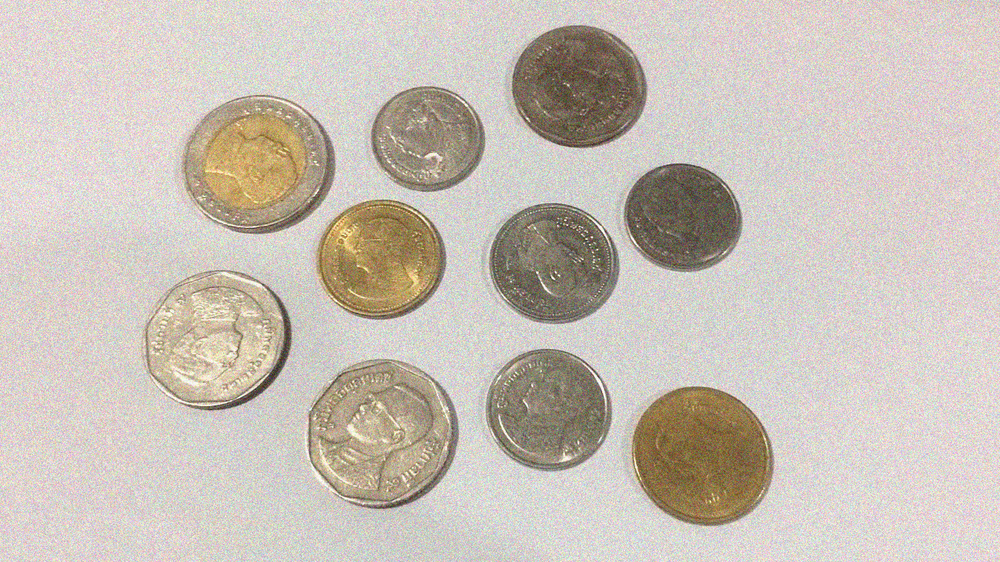
#> input picture 8_Python_&_OpenCV_Image_Processing/39.png, 1000 x 562 px, shrunk from 1366 x 768 before the run, found by its file name
$ python 41_OpenCV.py
#> lines starting #> are read from the running program, lines starting #| are printed output that depends on the picture; after the words box and inside, x2 and y2 are one past the last pixel; in counts of white or black regions, pixels touching at a corner belong together
import cv2
import matplotlib.pyplot as plt
import numpy as np

img = cv2.imread("Python/8_Python_&_OpenCV_Image_Processing/39.png",0)
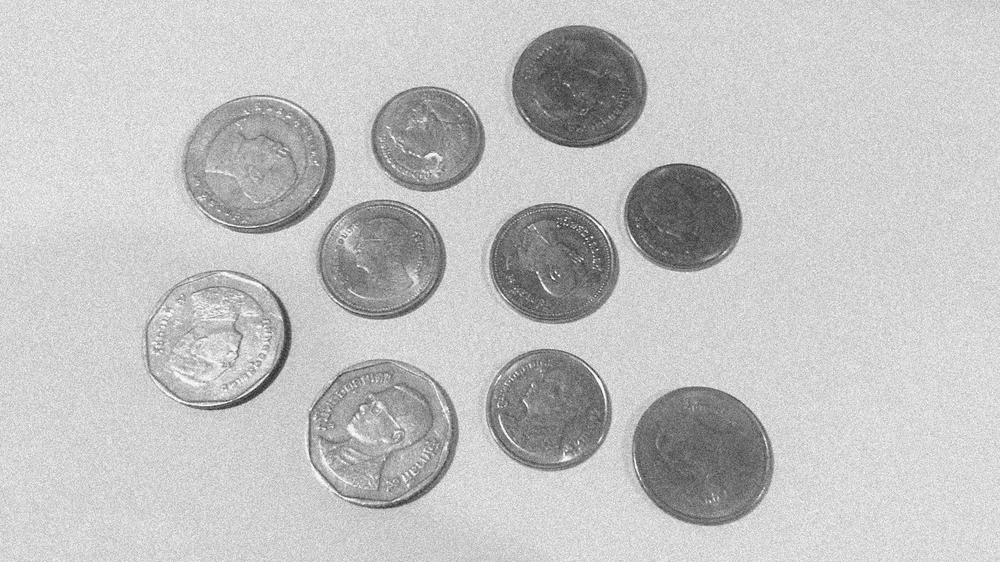
#> img: shape (562, 1000); min 37, max 255, mean 194

#thresh ค่าจุดแบ่ง                      #170 ค่าจุดแบ่ง 255ค่า Max
#THRESH_BINARY_INV ถ้าค่าสูงกว่าค่าจุดแบ่งจะเปลี่ยนเป็น 0 ที่เหลือเป็น 255 #33
thresh , result = cv2.threshold(img,170,255,cv2.THRESH_BINARY_INV)
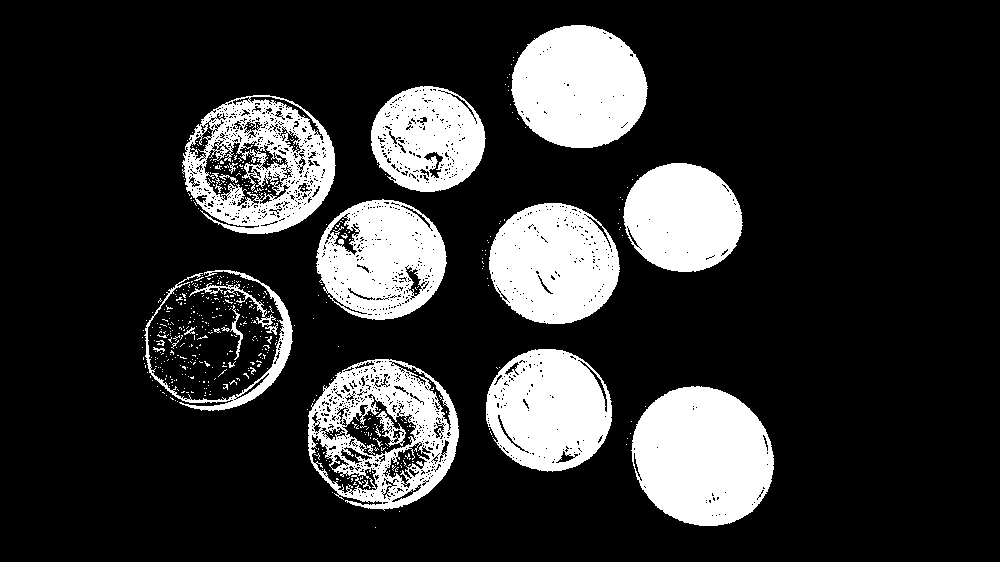
#> result: shape (562, 1000); 19.4% white; 563 white regions (536 under 20 px), largest, box (x1, y1, x2, y2) and area: (631, 386, 774, 526) 15435, (511, 25, 648, 148) 13053, (489, 203, 620, 324) 12009

#สร้างเลข 1 2*2
kernel = np.ones((2,2),np.uint8)

#39
#การขยายภาพ
dilation = cv2.dilate(result,kernel,iterations=5)#iterations ทำซ้ำหรือกรอง เช่น dilate ยิ่งเลขเยอะยิ่งขยายใหญ่
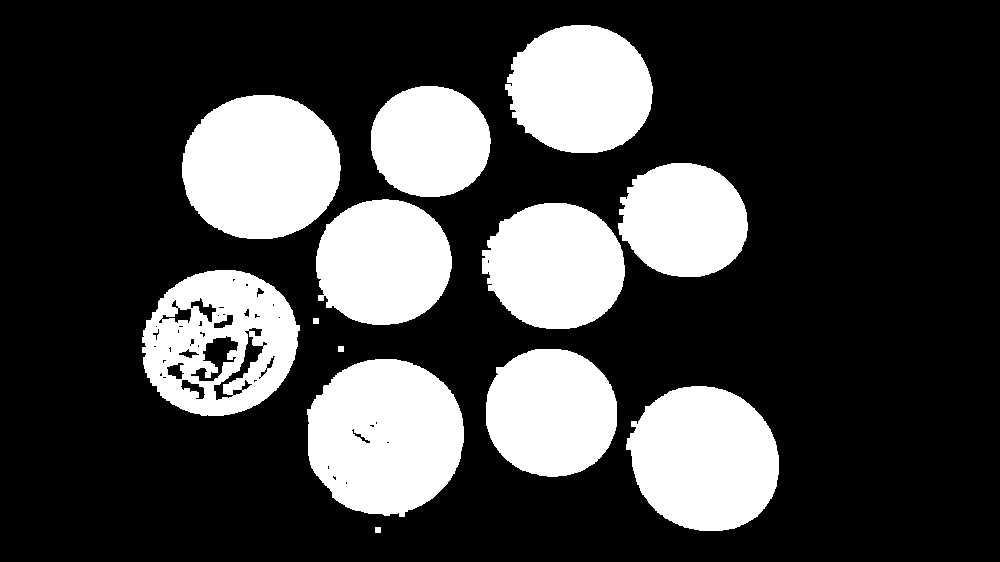
#> dilation: shape (562, 1000); 26.3% white; 13 white regions, largest, box (x1, y1, x2, y2) and area: (307, 359, 464, 517) 19345, (182, 95, 341, 239) 18136, (626, 386, 779, 531) 17143

#การกร่อนภาพ
erosion = cv2.erode(result,kernel,iterations=7)
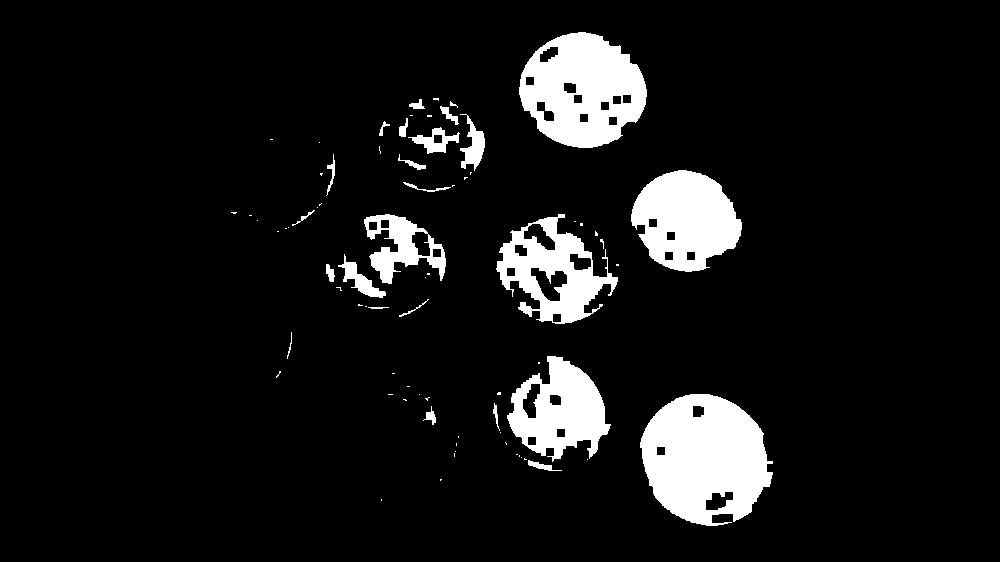
#> erosion: shape (562, 1000); 8.6% white; 75 white regions (50 under 20 px), largest, box (x1, y1, x2, y2) and area: (640, 394, 773, 526) 12515, (519, 32, 647, 148) 10138, (631, 170, 742, 272) 7814
#ทำงานร่วมกัน
#erosion = cv2.erode(dilation,kernel,iterations=7)


titles = ["ORIGINAL","THRESH","DILATION","EROSION"]
images = [img,result,dilation,erosion]

for i in range(len(images)):
    plt.subplot(2,2,i+1)
    plt.imshow(images[i],cmap="gray")
    plt.title(titles[i])
    plt.xticks([])
    plt.yticks([])
#> this loop made 4 passes

plt.show()

$ run again, with 8_Python_&_OpenCV_Image_Processing/18.png copied over 8_Python_&_OpenCV_Image_Processing/39.png
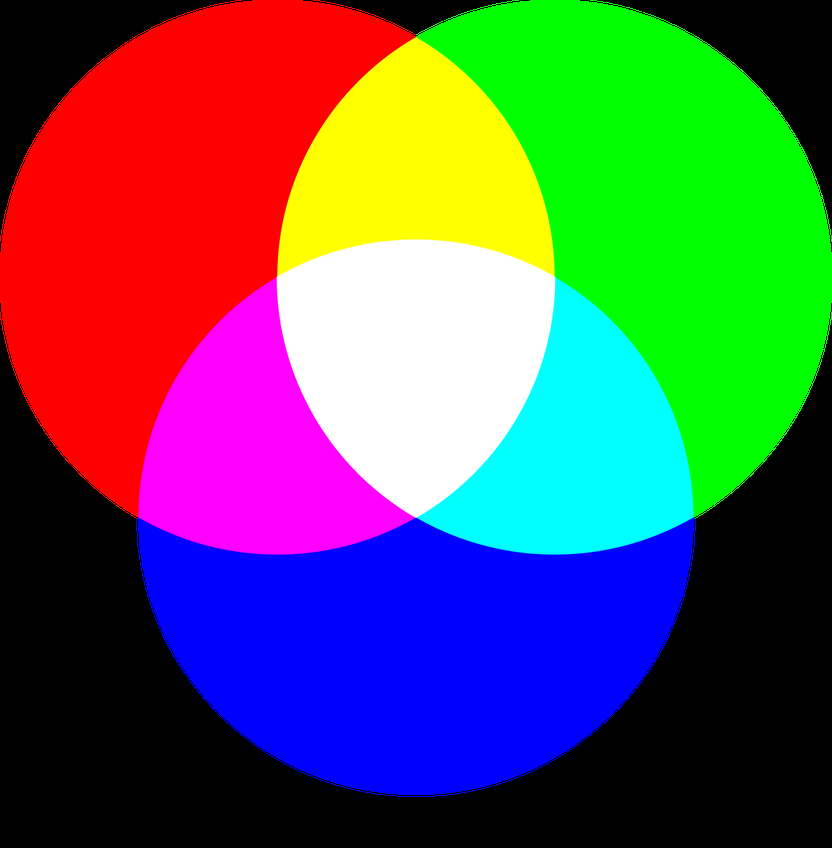
#> input picture 8_Python_&_OpenCV_Image_Processing/18.png, 832 x 848 px, shrunk from 2009 x 2048 before the run, found by its file name
#> `thresh , result = cv2.threshold(img,170,255,cv2.THRESH_BINARY_INV)`:
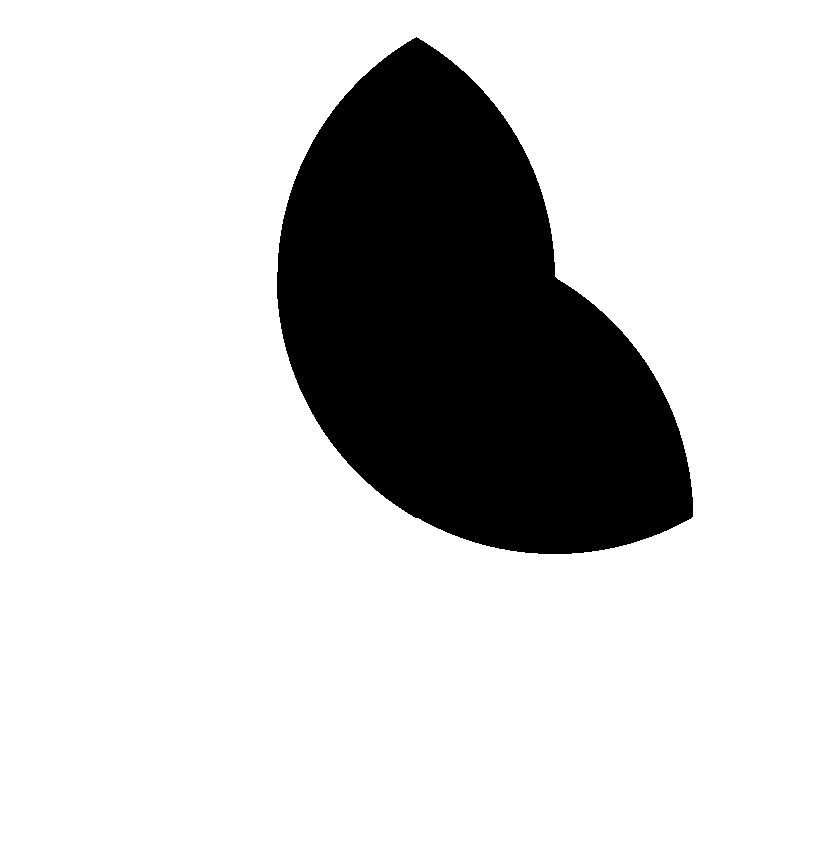
#> result: shape (848, 832); 80.9% white; 1 black region, box (x1, y1, x2, y2) and area: (277, 37, 693, 554) 134779
#> dilation: shape (848, 832); 81.6% white; 1 black region, box (x1, y1, x2, y2) and area: (282, 44, 693, 554) 130143
#> `erosion = cv2.erode(result,kernel,iterations=7)`:
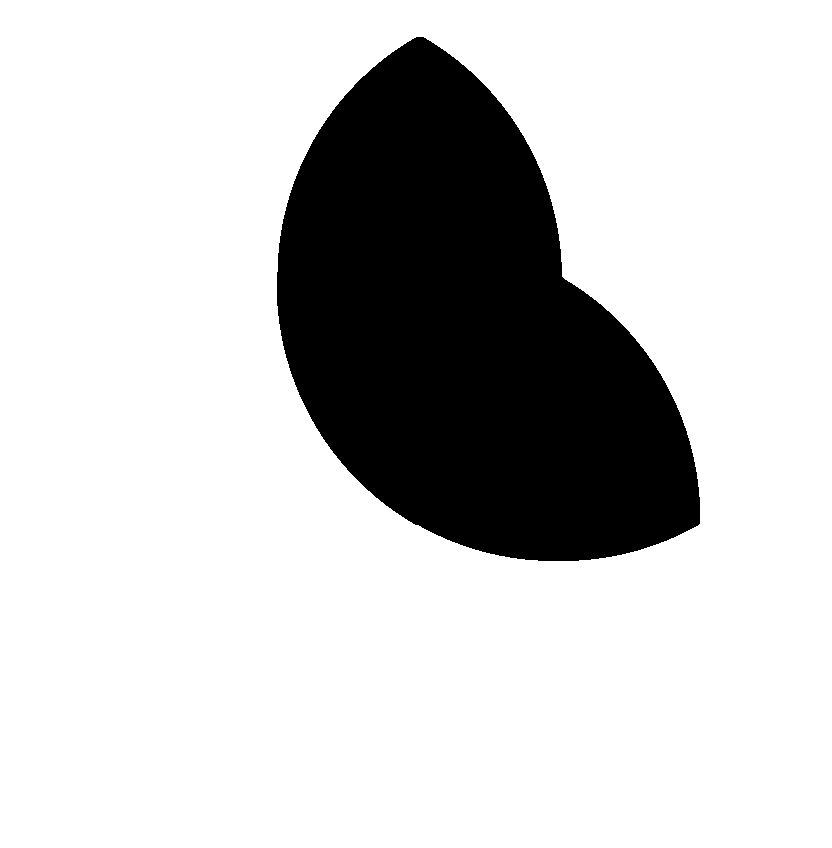
#> erosion: shape (848, 832); 80% white; 1 black region, box (x1, y1, x2, y2) and area: (277, 37, 700, 561) 141359
#> the loop `for i in range(len(images)):` made 4 passes

$ run again, with 8_Python_&_OpenCV_Image_Processing/32.png copied over 8_Python_&_OpenCV_Image_Processing/39.png
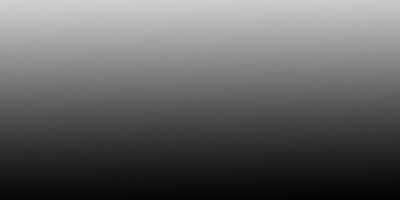
#> input picture 8_Python_&_OpenCV_Image_Processing/32.png, 400 x 200 px, found by its file name
#> `thresh , result = cv2.threshold(img,170,255,cv2.THRESH_BINARY_INV)`:
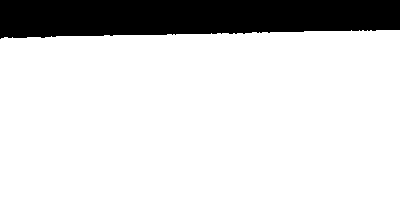
#> result: shape (200, 400); 83.1% white; 1 black region, box (x1, y1, x2, y2) and area: (0, 0, 400, 39) 13514
#> dilation: shape (200, 400); 83.2% white; 1 black region, box (x1, y1, x2, y2) and area: (0, 0, 400, 39) 13456
#> erosion: shape (200, 400); 79.4% white; 1 black region, box (x1, y1, x2, y2) and area: (0, 0, 400, 46) 16442
#> the loop `for i in range(len(images)):` made 4 passes
#> `plt.show()`:
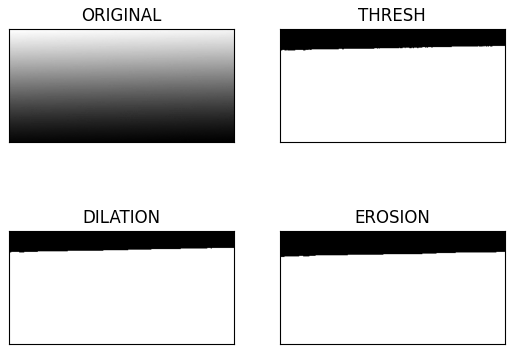
#> figure drawn by matplotlib, 4 panels
